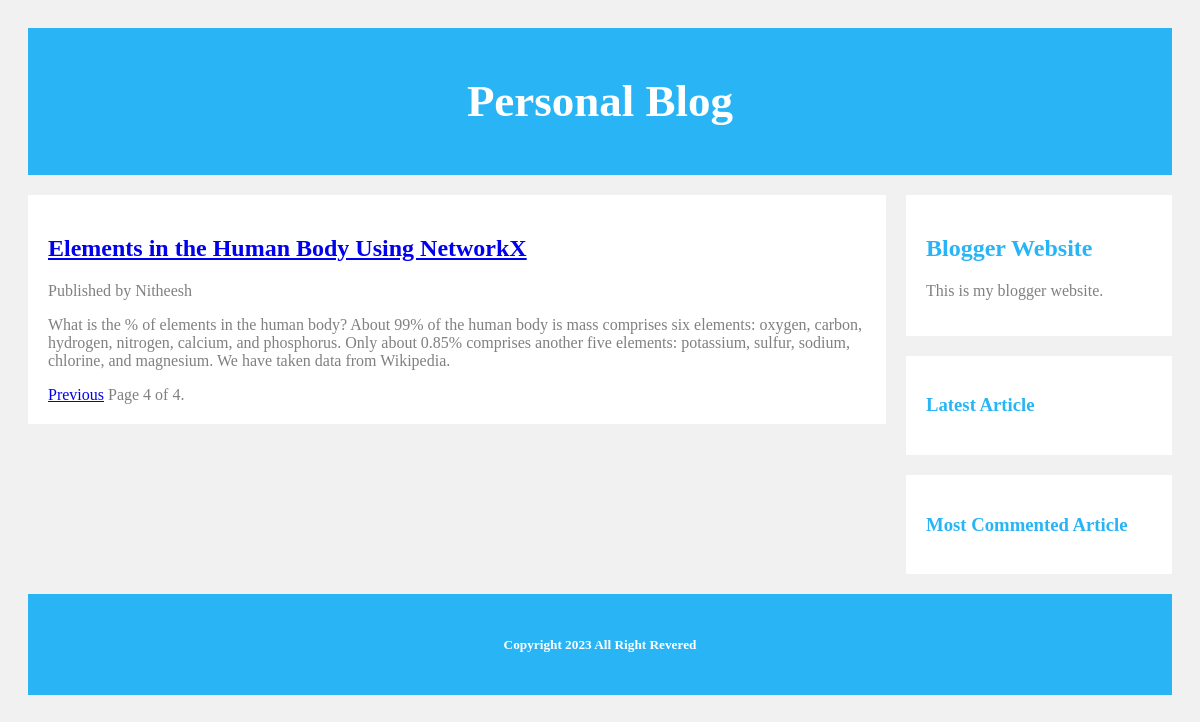
The app's page /blog/?page=4 with its own data.
### blog/models.py (models this page shows, shortened)
class Article(models.Model):
    class ArticlePublishedManager(models.Manager):
        def get_queryset(self):
            return super().get_queryset().filter(status=Article.Status.PUBLISHED)
            pass
        pass
    class Status(models.TextChoices):
        DRAFT = 'DF', 'Draft'
        PUBLISHED = 'PB', 'Published'
    author = models.ForeignKey(User, on_delete=models.CASCADE, related_name='blog_articles')
    title = models.CharField(max_length=250)
    slug = models.SlugField(max_length=250, unique_for_date='published')
    body = models.TextField()
    published = models.DateTimeField(default=timezone.now)
    created = models.DateTimeField(auto_now_add=True)
    updated = models.DateTimeField(auto_now=True)
    status = models.CharField(max_length=2, choices=Status.choices, default=Status.DRAFT)
    objects = models.Manager() #The default manager
    publishedArticles = ArticlePublishedManager() #The custom manager
    class Meta:
        ordering = ['-published']
        indexes = [
            models.Index(fields=['-published'])
        ]
    def get_canonical_url(self):
        return reverse('blog:article_details',
                        args=[
                                self.published.year,
                                self.published.month,
                                self.published.day,
                                self.slug
                            ]
                        )
        pass
    pass

### blog/views.py (the view)
# urls.py: path('', views.list_of_articles, name="list_of_articles"),
def list_of_articles(request):
    articles = Article.publishedArticles.all()
    paginator = Paginator(articles, 1)
    page_number = request.GET.get('page', 1)
    try:
        articles = paginator.page(page_number)
    except EmptyPage:
        articles = paginator.page(paginator.num_pages)
    except PageNotAnInteger:
        articles = paginator.page(1)
    return render(request, 'blog/list.html', {'articles': articles})

### blog/templates/blog/list.html (shortened to what this page needs)
{% extends "blog/base.html" %}
{% block content %}
    {% for article in articles %}
        <h2>
            <a href="{{ article.get_canonical_url }}">
                {{ article.title }}
            </a>
        </h2>
        <p>
            Published {{ article.publish }} by {{ article.author }}
        </p>
        {{ article.body|truncatewords:50|linebreaks }}
    {% endfor %}
    {% include "blog/pagination.html" with page=articles %}
{% endblock %}

### blog/static/css/style.css (style rules this page uses)
* { box-sizing: border-box; }
body { font-family: "Baskerville"; padding: 20px; background: #f1f1f1; }
.card h2 { color: #29B5F5; font-family: "Book Antiqua"; }

### records on screen
Article: title "Elements in the Human Body Using NetworkX", author "Nitheesh", body "What is the % of elements in the human body? About 99% of the human body is mass comprises six elements: oxygen, carbon, hydrogen, nitrogen, calcium, and phosphorus. Only about 0.85% comprises another five elements: potassium, sulfur, sodium, chlorine, and magnesium. We have taken data from Wikipedia."

### other values on screen
{{ page.number }} "4"
{{ page.paginator.num_pages }} "4"
